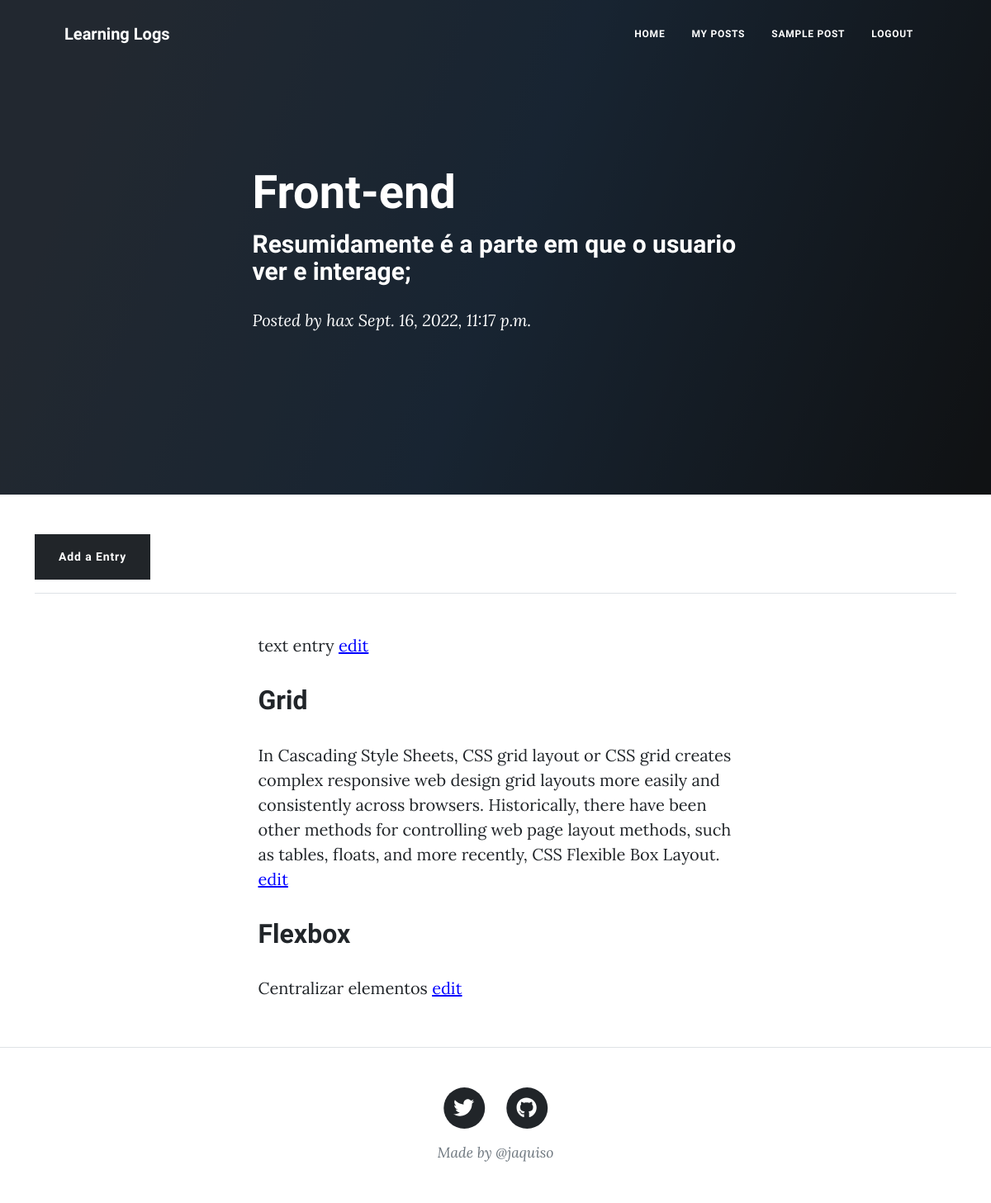
/topics/1/ (signed in), run on the app's committed database.
### learning_logs/models.py (models this page shows, shortened)
class Topic(models.Model):
    title = models.CharField(max_length=200)
    date_added = models.DateTimeField(auto_now_add=True)
    owner = models.ForeignKey(User, on_delete=models.CASCADE)
    description = models.TextField(max_length=200)
    thumbnail = models.ImageField(upload_to='thumbnails/', null=True, blank=True)
    def __str__(self):
        return self.title

class Entry(models.Model):
    topic = models.ForeignKey(Topic, on_delete=models.CASCADE)
    header = models.CharField('header', blank=True, null=False, max_length=50)
    text = models.TextField('text', blank=False, null=False, default="text entry")
    date_added = models.DateTimeField(auto_now_add=True)
    class Meta:
        verbose_name_plural = 'entries'

### learning_logs/views.py (the view)
# urls.py: path('topics/<topic_id>/', views.topic, name='topic'),
@login_required
def topic(request, topic_id):
    topic = Topic.objects.get(id=topic_id)
    check_topic_owner(request, topic)
    entries = topic.entry_set.order_by('-date_added')
    context = {'topic':topic,
               'entries': entries}
    return render(request, 'learning_logs/topic.html', context)

### learning_logs/views.py (called while the page is built)
def check_topic_owner(request, topic):
    if topic.owner != request.user:
        raise Http404

### learning_logs/templates/learning_logs/topic.html
{% extends 'learning_logs/base.html' %}
{% load static %}
{% block header %}
<header class="masthead"  style="background: linear-gradient(109.6deg, rgb(36, 45, 57) 11.2%, rgb(16, 37, 60) 51.2%, rgb(0, 0, 0) 98.6%);">
  <div class="container position-relative px-4 px-lg-5">
      <div class="row gx-4 gx-lg-5 justify-content-center">
          <div class="col-md-10 col-lg-8 col-xl-7">
              <div class="post-heading">
                  <h1>{{topic}}</h1>
                  <h2 class="subheading">{{topic.description}}</h2>
                  <span class="meta">
                      Posted by
                      <a href="#!">{{topic.owner}}</a>
                      {{topic.date_added}}
                  </span>
              </div>
          </div>
      </div>
  </div>
</header>
{% endblock header %}
{% block content %}
  <article class="container mb-4">
    <div>
        <a href="{% url 'learning_logs:new_entry' topic.id %}">
            <button class="btn btn-dark">Add a Entry</button>
        </a>
    </div>
    <hr>
    {% for entry in entries %}
    <div class="px-4 px-lg-5">
        <div class="row gx-4 gx-lg-5 justify-content-center">
            <div class="col-md-10 col-lg-8 col-xl-7">
                {% if entry.header %}
                <h2>{{entry.header}}</h2>
                {% endif %}
                {% if entry.text %}
                    <p>{{entry.text}} <a style="color:blue;" href="{% url 'learning_logs:edit_entry' entry.id %}">edit</a> </p>
                {% endif %}
            </div>
        </div>
    </div>
    {% endfor %}
  </article>
{% endblock content %}

### data on the page
Topic: title "Front-end", description "Resumidamente é a parte em que o usuario ver e interage;", owner "hax", date_added "Sept. 16, 2022, 11:17 p.m."
Entry: text "text entry"
Entry: header "Grid", text "In Cascading Style Sheets, CSS grid layout or CSS grid creates complex responsive web design grid layouts more easily and consistently across browsers. Historically, there have been other methods for controlling web page layout methods, such as tables, floats, and more recently, CSS Flexible Box Layout."
Entry: header "Flexbox", text "Centralizar elementos"
